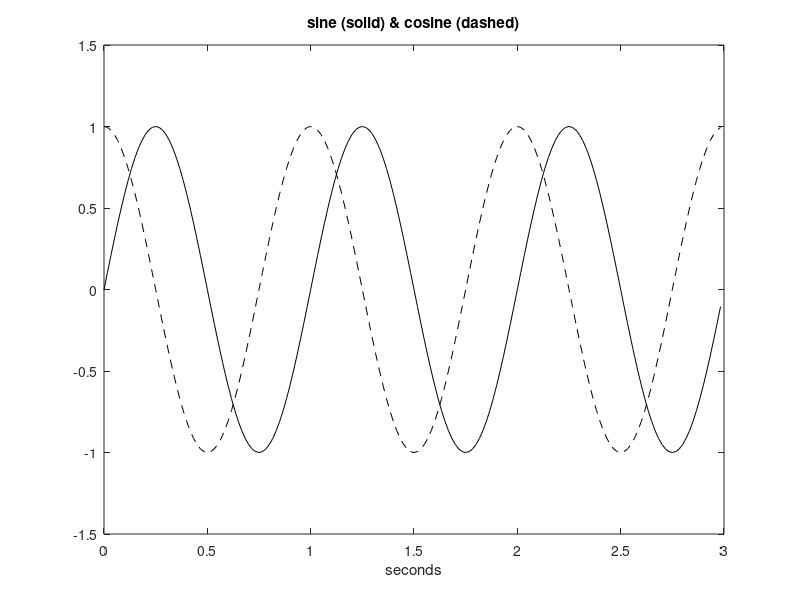

MATLAB code for this plot:
% Sine & cosine signals 
fy=1; %signal frequency in Hz
wy=2*pi*fy; %signal frequency in rad/s

fs=60; %sampling frequency in Hz
tiv=1/fs; %time interval between samples;
t=0:tiv:(3-tiv); %time intervals set

ys=sin(wy*t); %signal data set
plot(t,ys,'k'); hold on; %plots figure
axis([0 3 -1.5 1.5]);
xlabel('seconds'); 

yc=cos(wy*t); %signal data set
plot(t,yc,'--k'); %plots figure
axis([0 3 -1.5 1.5]);
xlabel('seconds'); title('sine (solid) & cosine (dashed)');
